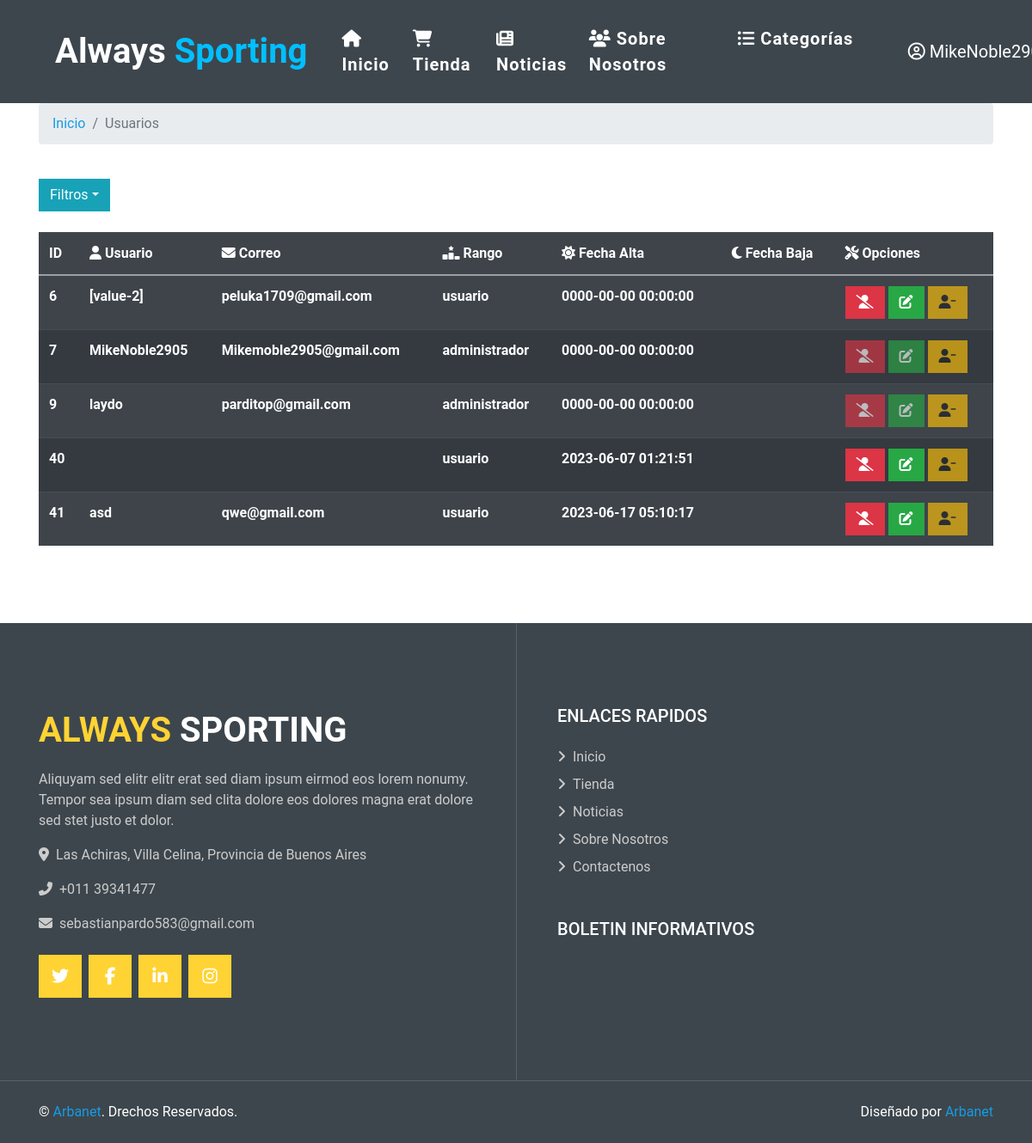
The app's page /lista_usu.php (signed in) with its own data.
### tables this page shows
CREATE TABLE `usuarios` (
  `id` int(11) UNSIGNED NOT NULL,
  `user_name` varchar(50) NOT NULL,
  `contra` varchar(100) NOT NULL,
  `email` varchar(50) NOT NULL,
  `rol` int(11) NOT NULL,
  `fecha_alta` datetime NOT NULL,
  `fecha_baja` datetime DEFAULT NULL,
  `descrip` varchar(500) NOT NULL DEFAULT 'Sin Descripcion',
  `foto` varchar(2000) NOT NULL
);

CREATE TABLE `roles` (
  `id_rol` int(11) UNSIGNED NOT NULL,
  `rol` varchar(50) NOT NULL
);

### lista_usu.php (called while the page is built, shortened)
<?php
require_once "includes/config.php";
$sql= "SELECT * FROM usuarios INNER JOIN roles ON usuarios.rol = roles.id_rol";
$res = mysqli_query($conn, $sql);
$list_usser = mysqli_fetch_all($res, MYSQLI_ASSOC);
require_once "views/layout.php";

### views/lista_usu.php (the view, shortened to what this page needs)
<link href="css/style.css" rel="stylesheet">
<div class="container">
    <nav aria-label="breadcrumb">
        <ol class="breadcrumb">
            <li class="breadcrumb-item"><a href="index.php" class="link-info" style="text-decoration: none;">Inicio</a></li>
            <li class="breadcrumb-item active" aria-current="page"><a class="link-dark" style="text-decoration: none;">Usuarios</a></li>
        </ol>
    </nav>
</div>
<br>
<div class="container">
    <button type="button" class="btn btn-info dropdown-toggle" data-toggle="dropdown" > Filtros<span class="caret"></span></button>&nbsp;&nbsp;
</div>
<br>
<div class="container">
    <table class="table table-dark table-striped">
        <tr>
            <th> ID </th>
            <th><i class="fa-solid fa-user"></i> Usuario </th>
            <th><i class="fa-solid fa-envelope"></i> Correo </th>
            <th><i class="fa-solid fa-ranking-star"></i> Rango </th>
            <th><i class="fa-solid fa-sun"></i> Fecha Alta </th>
            <th><i class="fa-solid fa-moon"></i> Fecha Baja </th>
            <th><i class="fa-solid fa-screwdriver-wrench" ></i> Opciones </th>
        </tr>
        <tbody>
            <?php foreach ($list_usser as $usser) {
                if ($_SESSION['usuario']['rol'] > 1) {
            ?>
                    <tr>
                        <th><?php echo $usser['id']; ?></th>
                        <th><?php echo $usser['user_name']; ?></th>
                        <th><?php echo $usser['email']; ?></th>
                        <th><?php echo $usser['rol']; ?></th>
                        <th><?php echo $usser['fecha_alta']; ?></th>
                        <th><?php echo $usser['fecha_baja']; ?></th>
                        <td>
                            <a class="btn btn-danger <?php echo $usser['rol'] == "administrador" ? 'disabled' : '' ?>" href="listas_opciones_usu.php?id=<?php echo $usser['id'] ?>" data-toggle="tooltip" data-placement="top" title="Eliminar"><i class="fa-solid fa-user-slash" ></i></a>
                            <a class="btn btn-success <?php echo $usser['rol'] == "moderador" ? 'disabled' : '' ?><?php echo $usser['rol'] == "administrador" ? 'disabled' : '' ?>" href="listas_opciones_usu.php?mod=<?php echo $usser['id'] ?>" data-toggle="tooltip" data-placement="top" title="Asender"><i class="fas fa-edit" ></i></a>
                            <a class="btn btn-warning <?php echo $usser['rol'] == "administrador" ? 'disabled' : '' ?><?php echo $usser['rol'] == "usuario" ? 'disabled' : '' ?>" href="listas_opciones_usu.php?id_reset=<?php echo $usser['id'] ?>" data-toggle="tooltip" data-placement="top" title="Desender"><i class="fa-solid fa-user-minus"></i></a>
                        </td>
                <?php }
            } ?>
                    </tr>
        </tbody>
    </table>
</div>

### css/xd.css (style rules this page uses)
body,html { height: 100%; width: 100%; margin: 0; padding: 0; background: #ffffff !important; }

### records on screen
usuarios: id "6", user_name "[value-2]", email "peluka1709@gmail.com", roles.rol "usuario", fecha_alta "0000-00-00 00:00:00"
usuarios: id "7", user_name "MikeNoble2905", email "Mikemoble2905@gmail.com", roles.rol "administrador", fecha_alta "0000-00-00 00:00:00"
usuarios: id "9", user_name "laydo", email "parditop@gmail.com", roles.rol "administrador", fecha_alta "0000-00-00 00:00:00"
usuarios: id "40", roles.rol "usuario", fecha_alta "2023-06-07 01:21:51"
usuarios: id "41", user_name "asd", email "qwe@gmail.com", roles.rol "usuario", fecha_alta "2023-06-17 05:10:17"
